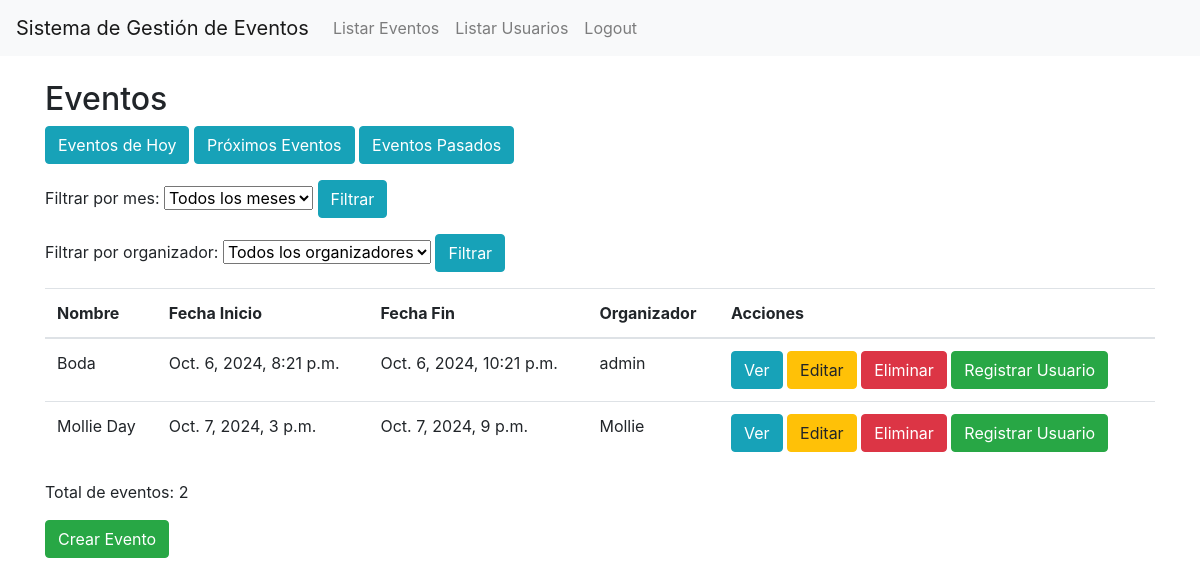
Screenshot of /listar_eventos/ (signed in) with the database file from the repository.
### eventos/models.py (models this page shows, shortened)
class Evento(models.Model):
    nombre = models.CharField(max_length=255)
    descripcion = models.TextField()
    fecha_inicio = models.DateTimeField()
    fecha_fin = models.DateTimeField()
    organizador = models.ForeignKey(Usuario, on_delete=models.CASCADE, related_name='eventos_organizados')

class Usuario(AbstractUser):
    pass

### eventos/views.py (the view)
# urls.py: path('listar_eventos/', views.listar_eventos, name='listar_eventos'),
@login_required
def listar_eventos(request):
    eventos = Evento.objects.all()
    organizador_id = request.GET.get('organizador', '')
    if organizador_id:
        eventos = eventos.filter(organizador_id=organizador_id)
    return render(request, 'listar_eventos.html', {'eventos': eventos, 'total_eventos': eventos.count()})

### eventos/templates/listar_eventos.html (shortened to what this page needs)
{% extends 'base.html' %}
{% block content %}
<h2>Eventos</h2>
<div class="mb-3">
    <a href="{% url 'filtrar_eventos' %}?filtro=hoy" class="btn btn-info">Eventos de Hoy</a>
    <a href="{% url 'filtrar_eventos' %}?filtro=proximos" class="btn btn-info">Próximos Eventos</a>
    <a href="{% url 'filtrar_eventos' %}?filtro=pasados" class="btn btn-info">Eventos Pasados</a>
</div>
<div class="mb-3">
    <form method="get" action="{% url 'filtrar_eventos' %}">
        <label for="mes">Filtrar por mes:</label>
        <select name="mes" id="mes">
            <option value="">Todos los meses</option>
        </select>
        <button type="submit" class="btn btn-info">Filtrar</button>
    </form>
</div>
<div class="mb-3">
    <form method="get" action="{% url 'filtrar_eventos' %}">
        <label for="organizador">Filtrar por organizador:</label>
        <select name="organizador" id="organizador">
            <option value="">Todos los organizadores</option>
        </select>
        <button type="submit" class="btn btn-info">Filtrar</button>
    </form>
</div>
<table class="table">
    <thead>
        <tr>
            <th>Nombre</th>
            <th>Fecha Inicio</th>
            <th>Fecha Fin</th>
            <th>Organizador</th>
            <th>Acciones</th>
        </tr>
    </thead>
    <tbody>
        {% for evento in eventos %}
        <tr>
            <td>{{ evento.nombre }}</td>
            <td>{{ evento.fecha_inicio }}</td>
            <td>{{ evento.fecha_fin }}</td>
            <td>{{ evento.organizador }}</td>
            <td>
                <a href="{% url 'ver_evento' evento.id %}" class="btn btn-info">Ver</a>
                <a href="{% url 'editar_evento' evento.id %}" class="btn btn-warning">Editar</a>
                <a href="{% url 'eliminar_evento' evento.id %}" class="btn btn-danger">Eliminar</a>
                <a href="{% url 'registrar_usuario_evento' evento.id %}" class="btn btn-success">Registrar Usuario</a>
            </td>
        </tr>
        {% endfor %}
    </tbody>
</table>
<p>Total de eventos: {{ total_eventos }}</p>
<a href="{% url 'crear_evento' %}" class="btn btn-success">Crear Evento</a>
{% endblock %}

### rows the page displays
Evento: nombre "Boda", fecha_inicio "Oct. 6, 2024, 8:21 p.m.", fecha_fin "Oct. 6, 2024, 10:21 p.m.", organizador "admin"
Evento: nombre "Mollie Day", fecha_inicio "Oct. 7, 2024, 3 p.m.", fecha_fin "Oct. 7, 2024, 9 p.m.", organizador "Mollie"

### other values shown
{{ total_eventos }} "2"
